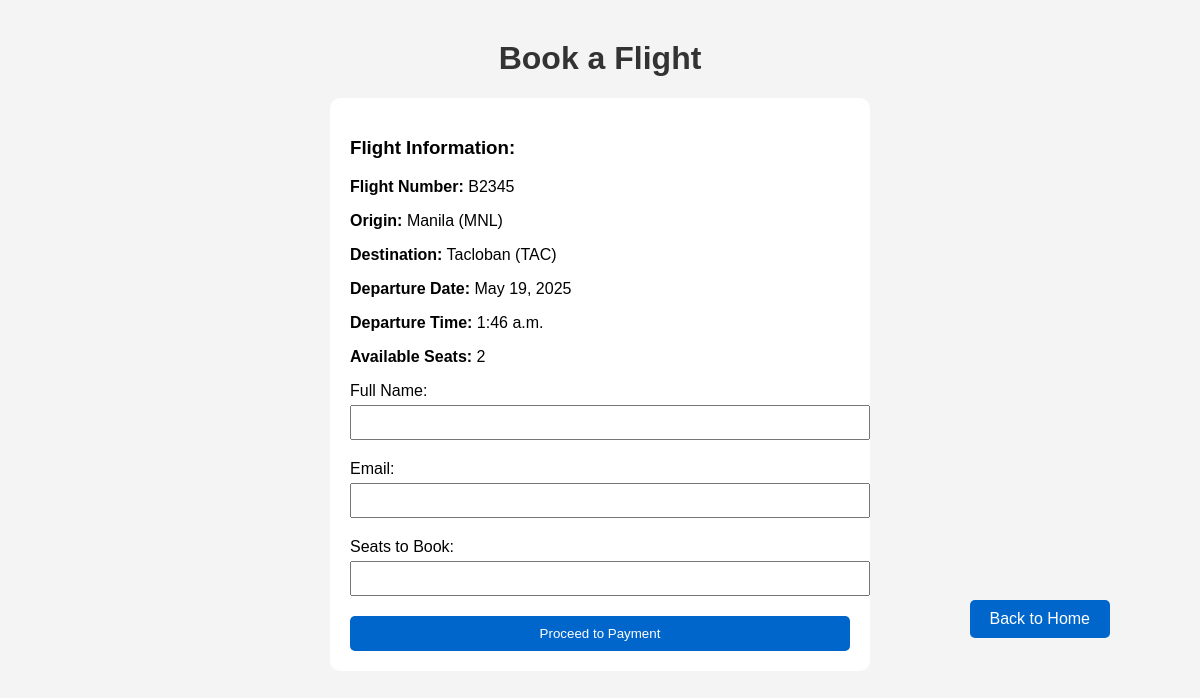
/book_a_flight/2/ (signed in), run on the app's committed database.
### reservations/models.py (models this page shows, shortened)
class FlightSchedule(models.Model):
    flight_number = models.CharField(max_length=10)
    origin = models.CharField(max_length=100)
    destination = models.CharField(max_length=100)
    departure_date = models.DateField()
    departure_time = models.TimeField()
    available_seats = models.IntegerField(default=0)
    price = models.IntegerField()

### reservations/views.py (the view, shortened to what this page needs)
# urls.py: path('book_a_flight/<int:flight_id>/', views.book_a_flight, name='book_a_flight'),
@login_required
@transaction.atomic
def book_a_flight(request, flight_id):
    flight_schedule = get_object_or_404(FlightSchedule.objects.select_for_update(), id=flight_id)
    return render(request, 'reservations/book_a_flight.html', {
        'flight_schedule': flight_schedule,
    })

### reservations/templates/reservations/book_a_flight.html (shortened to what this page needs)
<!DOCTYPE html>
<html>
<head>
</head>
<body>
<h1>Book a Flight</h1>
<div class="form-container">
    <h3>Flight Information:</h3>
    <p><strong>Flight Number:</strong> {{ flight_schedule.flight_number }}</p>
    <p><strong>Origin:</strong> {{ flight_schedule.origin }}</p>
    <p><strong>Destination:</strong> {{ flight_schedule.destination }}</p>
    <p><strong>Departure Date:</strong> {{ flight_schedule.departure_date }}</p>
    <p><strong>Departure Time:</strong> {{ flight_schedule.departure_time }}</p>
    <p><strong>Available Seats:</strong> {{ flight_schedule.available_seats }}</p>
<form method="get" action="{% url 'payment' flight_schedule.id %}">
    <label for="full_name">Full Name:</label>
    <input type="text" name="full_name" id="full_name" required>
    <label for="email">Email:</label>
    <input type="email" name="email" id="email" required>
    <label for="seats_booked">Seats to Book:</label>
    <input type="number" name="seats_booked" id="seats_booked" min="1" max="{{ flight_schedule.available_seats }}" required>
    <button type="submit">Proceed to Payment</button>
</form>
</div>
<a href="{% url 'user_dashboard' %}" class="back-button">Back to Home</a>
</body>
</html>

### reservations/templates/reservations/book_a_flight.html (style rules this page uses)
body { font-family: Arial, sans-serif; margin: 40px; background-color: #f4f4f4; }
h1 { color: #333; text-align: center; }
.form-container { max-width: 500px; margin: auto; background: white; padding: 20px; border-radius: 10px; }
label { display: block; margin-top: 10px; }
input, select { width: 100%; padding: 8px; margin-top: 5px; margin-bottom: 10px; }
button { margin-top: 10px; padding: 10px; background-color: #0066cc; color: white; border: none; width: 100%; cursor: pointer; border-radius: 5px; }
.back-button { position: fixed; right: 90px; top: 600px; padding: 10px 20px; background-color: #0066cc; color: white; text-decoration: none; border-radius: 5px; }

### data on the page
FlightSchedule: flight_number "B2345", origin "Manila (MNL)", destination "Tacloban (TAC)", departure_date "May 19, 2025", departure_time "1:46 a.m.", available_seats "2"
